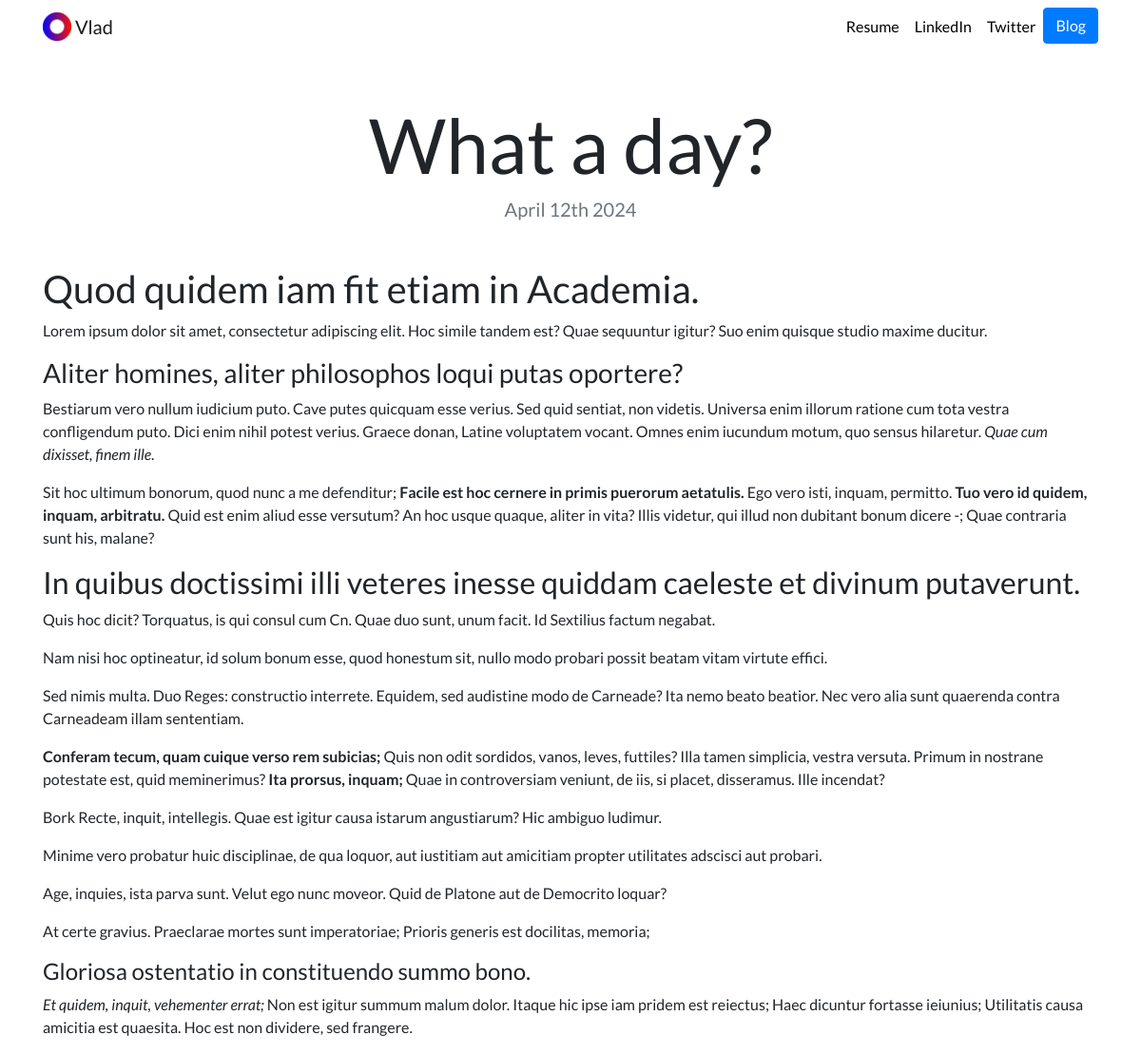
Page /blog/7/ on the committed database.
### blog/models.py (models this page shows, shortened)
class Blog(models.Model):
    title = models.CharField(max_length=200)
    description = models.TextField()
    date = models.DateField()

### blog/views.py (the view)
# urls.py: path('<int:blog_id>/', views.detail, name='detail'),
def detail(request, blog_id):
    blog = get_object_or_404(Blog, pk=blog_id)
    return render(request, 'blog/detail.html', {'blog':blog})

### blog/templates/blog/detail.html
{% extends "portfolio/base.html" %}
{% load static %}
{% block content %}
<h1 class="text-center mt-5" id="blogdetailtitle">{{ blog.title }}</h1>
<h5 class="text-center text-muted mb-5">{{ blog.date|date:'F jS Y' }}</h5>
{{ blog.description|safe}}
{% endblock %}

### portfolio/static/portfolio/custom.css (style rules this page uses)
body { font-family: 'Lato', sans-serif; }
@media (min-width: 992px) { #blogdetailtitle { font-size: 5rem; } }

### rows in the picture
Blog: title "What a day?", date "April 12th 2024", description "Quod quidem iam fit etiam in Academia. Lorem ipsum dolor sit amet, consectetur adipiscing elit. Hoc simile tandem est? Quae sequuntur igitur? Suo enim quisque studio maxime ducitur. Aliter homines, aliter philosophos loqui putas oportere? Bestiarum vero nullum iudicium puto. Cave putes quicquam esse verius. Sed quid sentiat, non videtis. Universa enim illorum ratione cum tota vestra confligendum puto. Dici enim nihil potest verius. Graece donan, Latine voluptatem vocant. Omnes enim iucundum motum, quo sensus hilaretur. Quae cum dixisset, finem ille. Sit hoc ultimum bonorum, quod nunc a me defenditur; Facile est hoc cernere in primis puerorum aetatulis. Ego vero isti, inquam, permitto. Tuo…"
